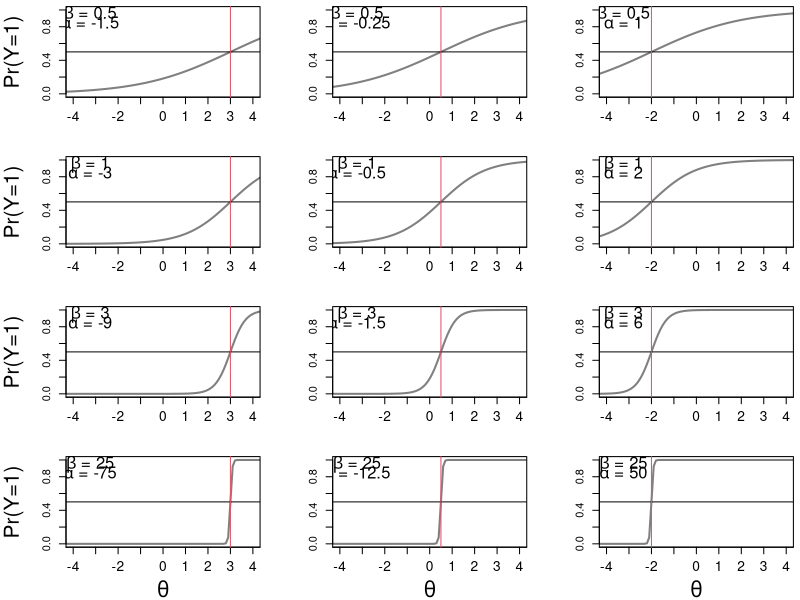

Generate this figure with R:
## RSTAN_Demo_Measurement_logit_transformation_latent_variable.R
##########################################################################
## INSTRUCTOR: Christopher Fariss
## COURSE NAME: Programming and Simulation Methods for Computational Social Science (2W)
## University of Essex Summer School 2024
##
## Date: 2024-07-22
##
## Please e-mail me if you find any errors or have and suggestions (either email is fine)
## e-mail: cjf0006@gmail.com
## e-mail: cjfariss@umich.edu
##
##########################################################################
##
## Introduction to tutorial:
##
## Think about a latent variable model without actually running one.
##
## This program is a visual look at the relationship between values along a fixed sequence that represents the distribution of the latent variable and its relationship to binary variables that are equally likely (50%-50% change).
##
## In the IRT framework, there is a latent trait theta_i.
##
## Where the subscript i = 1,... ,N indicates multiple units.
##
## y_ik is the observed value for item k for unit i.
##
## For each item alpha_k and beta_k are also estimated.
##
## alpha_k continues to act as "difficulty" parameters, or threshold that benchmarks how likely an indicator is to be observed relative to the values of the latent trait.
##
## In this formulation, this is analogous to an intercept in a traditional logistic regression model.
##
## beta_k, often referred to as the "discrimination" parameters and is the analogue of a slope coefficient.
##
##########################################################################

## make theta a deterministic sequence (we will use each value below to calculate a range of probabilities as a function of these values and the item-discrimination and item-difficulty parameters)
theta <- seq(-5,5,.1)
n <- length(theta)

## set strength of relationship (i.e., the item discrimination)
##
## try setting this value to an positive real number
##
## as beta increases the logit curve will converge towards a set function
##
## the step function will reside over the inflection point of the logit curve
##
## the inflection point is always -(alpha/beta) if alpha + beta (typical for Bernoulli logit) 
##
## because of this identity, we have to expand the intercepts below by a factor of beta
##
## the expansion below is necessary to fix the curve over the range of the standard normal density set for x above
##
#beta <- .1
#beta <- .5
#beta <- 1
#beta <- 2
#beta <- 3
#beta <- 4
#beta <- 5
#beta <- 10
#beta <- 100
#beta <- 1000
#beta <- 10000
##
## as beta approach infinity, the value along x becomes perfectly predictive of the y variables
##
#beta <- 100000


## set beta here (pick three values for beta, the item discrimination parameter)
beta <- c(.5,1,3,25)

par(mfrow=c(4,3), mar=c(4,5,.5,.5))
for(j in 1:length(beta)){
    ## set intercepts * an expansion factor, which is the item discrimination from above
    ## values correspond exactly to the position along the standard normal x variable
    ## specifically, these are the position along x at which point at which Pr(y=1)=.5
    alpha <- beta[j]*c(-3,-.5,2) ## the difficulty-position is scaled by beta into the difficulty parameter 
    
    # linear terms of the model
    # transform the linear xb terms using the logit function into a probability
    xb <- p <- y <- matrix(NA, nrow=n, ncol=length(alpha))
    for(i in 1:length(alpha)){
        xb[,i] <- alpha[i] + beta[j] * theta
        p[,i] <- 1 / (1 + exp(-xb[,i]))
        y[,i] <- rbinom(n, size=1, prob=p[,i])
    }
    
    for(i in 1:length(alpha)){
        ## graph theta values along the the x-axis
        ## x values are projected onto the probability of y using the inverse logit function of xb
        plot(theta, p[,i], xlim=c(-4.0,4.0), ylim=c(0,1), xaxt="n", xlab="", type="l", lwd=2, col=grey(.5), ylab="")
        if(j==4)mtext(side=1, expression(theta), cex=1.25, line=3)
        if(i==1)mtext(side=2, expression("Pr(Y=1)"), cex=1.25, line=3)
        A <- alpha[i]
        B <- beta[j]
        text(-3.25,.95, substitute(paste(beta, " = ", B), list(B = B)), cex=1.5)
        text(-3.25,.85, substitute(paste(alpha, " = ", A), list(A = A)), cex=1.5)
        axis(side=1, at=-5:5, cex.axis=1.25)
        abline(h=0.5)
        abline(v=-(alpha[i]/beta[j]), col=2)
        #abline(v=-((alpha[i]+log(2.75))/beta[j]), col=2, lwd=.5, lty=2)
        #abline(v=-((alpha[i]-log(2.75))/beta[j]), col=2, lwd=.5, lty=2)
    }
}



